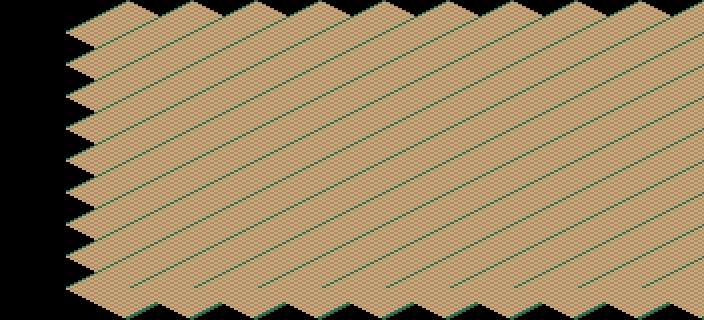

This game map was drawn from its Tiled (.tmx) file and the tilesets committed beside it. A one-line description and the full map source follow:
An orthogonal 11x10 tile map with 64x32 px tiles, 1 tile layer (suelo).

<map version="1.10" orientation="orthogonal" renderorder="right-down" width="11" height="10" tilewidth="64" tileheight="32" infinite="0" nextlayerid="2" nextobjectid="1">
 <tileset firstgid="1" name="terreno_mundo" tilewidth="128" tileheight="64" tilecount="203" columns="8">
  <image source="../textures/../textures/terreno_mundo.png" width="1024" height="1664" />
 </tileset>
 <layer id="1" name="suelo" width="11" height="10">
  <data encoding="csv">
0,0,0,0,0,0,0,0,0,0,0,
0,169,169,169,169,169,169,169,169,169,169,
0,169,169,169,169,169,169,169,169,169,169,
0,169,169,169,169,169,169,169,169,169,169,
0,169,169,169,169,169,169,169,169,169,169,
0,169,169,169,169,169,169,169,169,169,169,
0,169,169,169,169,169,169,169,169,169,169,
0,169,169,169,169,169,169,169,169,169,169,
0,169,169,169,169,169,169,169,169,169,169,
0,169,169,169,169,169,169,169,169,169,169
</data>
 </layer>
</map>
